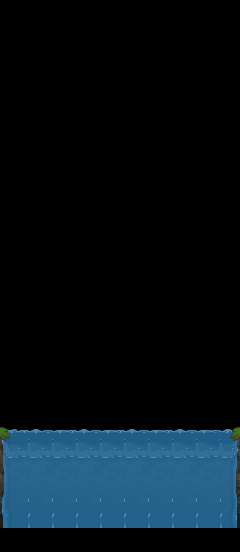

This is a level from a 2D game, rendered from its Tiled map with the project's own tilesets. A one-line summary and the complete map file follow:
An orthogonal 10x23 tile map with 24x24 px tiles, 3 tile layers (Background, Ground, Decoration), 2 tilesets and 3 objects (3x PickUp).

<map version="1.9" tiledversion="1.9.0" orientation="orthogonal" renderorder="right-down" width="10" height="23" tilewidth="24" tileheight="24" infinite="0" nextlayerid="6" nextobjectid="15">
 <tileset firstgid="1" source="../../Tileset/TileSet.tsx" />
 <tileset firstgid="400" source="../../Tileset/NewTileset.tsx" />
 <layer id="2" name="Background" width="10" height="23">
  <data encoding="csv">
0,0,0,0,0,0,0,0,0,0,
0,0,0,0,0,0,0,0,0,0,
0,0,0,0,0,0,0,0,0,0,
0,0,0,0,0,0,0,0,0,0,
0,0,0,0,0,0,0,0,0,0,
0,0,0,0,0,0,0,0,0,0,
0,0,0,0,0,0,0,0,0,0,
0,0,0,0,0,0,0,0,0,0,
0,0,0,0,0,0,0,0,0,0,
0,0,0,0,0,0,0,0,0,0,
0,0,0,0,0,0,0,0,0,0,
0,0,0,0,0,0,0,0,0,0,
0,0,0,0,0,0,0,0,0,0,
0,0,0,0,0,0,0,0,0,0,
0,0,0,0,0,0,0,0,0,0,
0,0,0,0,0,0,0,0,0,0,
0,0,0,0,0,0,0,0,0,0,
0,0,0,0,0,0,0,0,0,0,
0,0,0,0,0,0,0,0,0,0,
0,0,0,0,0,0,0,0,0,0,
0,0,0,0,0,0,0,0,0,0,
0,0,0,0,0,0,0,0,0,0,
0,0,0,0,0,0,0,0,0,0
</data>
 </layer>
 <layer id="1" name="Ground" width="10" height="23">
  <data encoding="csv">
0,0,0,0,0,0,0,0,0,0,
0,0,0,0,0,0,0,0,0,0,
0,0,0,0,0,0,0,0,0,0,
0,0,0,0,0,0,0,0,0,0,
0,0,0,0,0,0,0,0,0,0,
0,0,0,0,0,0,0,0,0,0,
0,0,0,0,0,0,0,0,0,0,
0,0,0,0,0,0,0,0,0,0,
0,0,0,0,0,0,0,0,0,0,
0,0,0,0,0,0,0,0,0,0,
0,0,0,0,0,0,0,0,0,0,
0,0,0,0,0,0,0,0,0,0,
0,0,0,0,0,0,0,0,0,0,
0,0,0,0,0,0,0,0,0,0,
0,0,0,0,0,0,0,0,0,0,
0,0,0,0,0,0,0,0,0,0,
0,0,0,0,0,0,0,0,0,0,
556,557,558,557,558,557,558,557,558,559,
594,595,596,595,596,595,596,595,596,597,
632,633,634,633,634,633,634,633,634,635,
670,671,672,671,672,671,672,671,672,673,
708,709,710,709,710,709,710,709,710,711,
0,0,0,0,0,0,0,0,0,0
</data>
 </layer>
 <layer id="5" name="Decoration" width="10" height="23">
  <data encoding="csv">
0,0,0,0,0,0,0,0,0,0,
0,0,0,0,0,0,0,0,0,0,
0,0,0,0,0,0,0,0,0,0,
0,0,0,0,0,0,0,0,0,0,
0,0,0,0,0,0,0,0,0,0,
0,0,0,0,0,0,0,0,0,0,
0,0,0,0,0,0,0,0,0,0,
0,0,0,0,0,0,0,0,0,0,
0,0,0,0,0,0,0,0,0,0,
0,0,0,0,0,0,0,0,0,0,
0,0,0,0,0,0,0,0,0,0,
0,0,0,0,0,0,0,0,0,0,
0,0,0,0,0,0,0,0,0,0,
0,0,0,0,0,0,0,0,0,0,
0,0,0,0,0,0,0,0,0,0,
0,0,0,0,0,0,0,0,0,0,
0,0,0,0,0,0,0,0,0,0,
0,0,0,0,0,0,0,0,0,0,
0,0,0,0,0,0,0,0,0,0,
0,0,0,0,0,0,0,0,0,0,
0,0,0,0,0,0,0,0,0,0,
0,0,0,0,0,0,0,0,0,0,
0,0,0,0,0,0,0,0,0,0
</data>
 </layer>
 <objectgroup color="#5500ff" id="3" name="Rock" />
 <objectgroup color="#ffaa00" id="4" name="PickUp">
  <object id="6" name="PickUp" x="192" y="384">
   <point />
  </object>
  <object id="13" name="PickUp" x="120" y="372">
   <point />
  </object>
  <object id="14" name="PickUp" x="48" y="384">
   <point />
  </object>
 </objectgroup>
</map>
